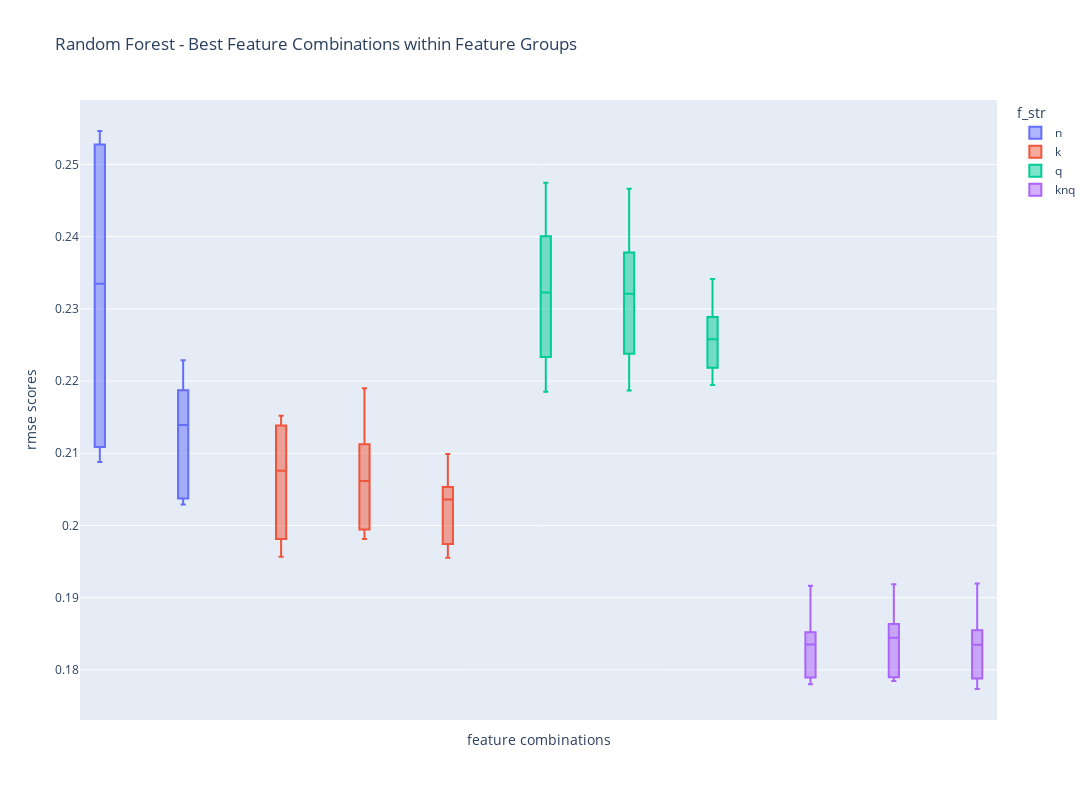

Notebook source saved alongside this figure:
### Code cell
fig = px.box(df_metrics[(df_metrics['features'].isin(x)) & (df_metrics['model'] == 'rf')], x='features',
             y='rmse_scores', title='RMSE Boxplot of Best Feature Combinations', color='f_str')
fig.update_layout(height=800, width=1100,
                  title_text="Random Forest - Best Feature Combinations within Feature Groups",
                  xaxis_title="feature combinations", yaxis_title="rmse scores")
fig.update_xaxes(showticklabels=False)
fig.show()

### Figure 1 — Plotly figure (JSON) as saved in the notebook; plotly's stock layout.template omitted (floating-point values rounded to 4 significant figures)
{"data": [{"alignmentgroup": "True", "hovertemplate": "f_str=n<br>features=%{x}<br>rmse_scores=%{y}<extra></extra>", "legendgroup": "n", "marker": {"color": "#636efa"}, "name": "n", "notched": false, "offsetgroup": "n", "orientation": "v", "showlegend": true, "type": "box", "x": ["f_0_neuralness,f_8_max_semantic_score", "f_0_neuralness,f_8_max_semantic_score", "f_0_neuralness,f_8_max_semantic_score", "f_0_neuralness,f_8_max_semantic_score", "f_0_neuralness,f_8_max_semantic_score", "f_0_neuralness,f_8_max_semantic_score,f_9_avg_semantic_score", "f_0_neuralness,f_8_max_semantic_score,f_9_avg_semantic_score", "f_0_neuralness,f_8_max_semantic_score,f_9_avg_semantic_score", "f_0_neuralness,f_8_max_semantic_score,f_9_avg_semantic_score", "f_0_neuralness,f_8_max_semantic_score,f_9_avg_semantic_score", "f_0_neuralness,f_8_max_semantic_score", "f_0_neuralness,f_8_max_semantic_score", "f_0_neuralness,f_8_max_semantic_score", "f_0_neuralness,f_8_max_semantic_score", "f_0_neuralness,f_8_max_semantic_score", "f_0_neuralness,f_8_max_semantic_score,f_9_avg_semantic_score", "f_0_neuralness,f_8_max_semantic_score,f_9_avg_semantic_score", "f_0_neuralness,f_8_max_semantic_score,f_9_avg_semantic_score", "f_0_neuralness,f_8_max_semantic_score,f_9_avg_semantic_score", "f_0_neuralness,f_8_max_semantic_score,f_9_avg_semantic_score"], "x0": " ", "xaxis": "x", "y": [0.2492, 0.2528, 0.2546, 0.2538, 0.2525, 0.2229, 0.2187, 0.2217, 0.2154, 0.2178, 0.2177, 0.2088, 0.2109, 0.2121, 0.2094, 0.2125, 0.2032, 0.2078, 0.2037, 0.2029], "y0": " ", "yaxis": "y"}, {"alignmentgroup": "True", "hovertemplate": "f_str=k<br>features=%{x}<br>rmse_scores=%{y}<extra></extra>", "legendgroup": "k", "marker": {"color": "#EF553B"}, "name": "k", "notched": false, "offsetgroup": "k", "orientation": "v", "showlegend": true, "type": "box", "x": ["f_0_neuralness,f_5_num_results,f_6_max_title_score", "f_0_neuralness,f_5_num_results,f_6_max_title_score", "f_0_neuralness,f_5_num_results,f_6_max_title_score", "f_0_neuralness,f_5_num_results,f_6_max_title_score", "f_0_neuralness,f_5_num_results,f_6_max_title_score", "f_0_neuralness,f_5_num_results,f_7_sum_title_scores", "f_0_neuralness,f_5_num_results,f_7_sum_title_scores", "f_0_neuralness,f_5_num_results,f_7_sum_title_scores", "f_0_neuralness,f_5_num_results,f_7_sum_title_scores", "f_0_neuralness,f_5_num_results,f_7_sum_title_scores", "f_0_neuralness,f_5_num_results,f_6_max_title_score,f_7_sum_title_scores", "f_0_neuralness,f_5_num_results,f_6_max_title_score,f_7_sum_title_scores", "f_0_neuralness,f_5_num_results,f_6_max_title_score,f_7_sum_title_scores", "f_0_neuralness,f_5_num_results,f_6_max_title_score,f_7_sum_title_scores", "f_0_neuralness,f_5_num_results,f_6_max_title_score,f_7_sum_title_scores", "f_0_neuralness,f_5_num_results,f_6_max_title_score", "f_0_neuralness,f_5_num_results,f_6_max_title_score", "f_0_neuralness,f_5_num_results,f_6_max_title_score", "f_0_neuralness,f_5_num_results,f_6_max_title_score", "f_0_neuralness,f_5_num_results,f_6_max_title_score", "f_0_neuralness,f_5_num_results,f_7_sum_title_scores", "f_0_neuralness,f_5_num_results,f_7_sum_title_scores", "f_0_neuralness,f_5_num_results,f_7_sum_title_scores", "f_0_neuralness,f_5_num_results,f_7_sum_title_scores", "f_0_neuralness,f_5_num_results,f_7_sum_title_scores", "f_0_neuralness,f_5_num_results,f_6_max_title_score,f_7_sum_title_scores", "f_0_neuralness,f_5_num_results,f_6_max_title_score,f_7_sum_title_scores", "f_0_neuralness,f_5_num_results,f_6_max_title_score,f_7_sum_title_scores", "f_0_neuralness,f_5_num_results,f_6_max_title_score,f_7_sum_title_scores", "f_0_neuralness,f_5_num_results,f_6_max_title_score,f_7_sum_title_scores"], "x0": " ", "xaxis": "x", "y": [0.2148, 0.2138, 0.2111, 0.2118, 0.2152, 0.219, 0.2112, 0.2131, 0.2051, 0.2088, 0.2099, 0.2091, 0.2039, 0.2053, 0.2041, 0.2041, 0.1992, 0.1957, 0.1974, 0.1981, 0.2072, 0.2004, 0.1989, 0.1981, 0.1994, 0.2033, 0.1983, 0.1955, 0.1974, 0.1965], "y0": " ", "yaxis": "y"}, {"alignmentgroup": "True", "hovertemplate": "f_str=q<br>features=%{x}<br>rmse_scores=%{y}<extra></extra>", "legendgroup": "q", "marker": {"color": "#00cc96"}, "name": "q", "notched": false, "offsetgroup": "q", "orientation": "v", "showlegend": true, "type": "box", "x": ["f_0_neuralness,f_1_num_of_terms,f_2_query_length,f_3_has_numbers", "f_0_neuralness,f_1_num_of_terms,f_2_query_length,f_3_has_numbers", "f_0_neuralness,f_1_num_of_terms,f_2_query_length,f_3_has_numbers", "f_0_neuralness,f_1_num_of_terms,f_2_query_length,f_3_has_numbers", "f_0_neuralness,f_1_num_of_terms,f_2_query_length,f_3_has_numbers", "f_0_neuralness,f_1_num_of_terms,f_2_query_length,f_4_has_special_char", "f_0_neuralness,f_1_num_of_terms,f_2_query_length,f_4_has_special_char", "f_0_neuralness,f_1_num_of_terms,f_2_query_length,f_4_has_special_char", "f_0_neuralness,f_1_num_of_terms,f_2_query_length,f_4_has_special_char", "f_0_neuralness,f_1_num_of_terms,f_2_query_length,f_4_has_special_char", "f_0_neuralness,f_1_num_of_terms,f_3_has_numbers,f_4_has_special_char", "f_0_neuralness,f_1_num_of_terms,f_3_has_numbers,f_4_has_special_char", "f_0_neuralness,f_1_num_of_terms,f_3_has_numbers,f_4_has_special_char", "f_0_neuralness,f_1_num_of_terms,f_3_has_numbers,f_4_has_special_char", "f_0_neuralness,f_1_num_of_terms,f_3_has_numbers,f_4_has_special_char", "f_0_neuralness,f_1_num_of_terms,f_2_query_length,f_3_has_numbers", "f_0_neuralness,f_1_num_of_terms,f_2_query_length,f_3_has_numbers", "f_0_neuralness,f_1_num_of_terms,f_2_query_length,f_3_has_numbers", "f_0_neuralness,f_1_num_of_terms,f_2_query_length,f_3_has_numbers", "f_0_neuralness,f_1_num_of_terms,f_2_query_length,f_3_has_numbers", "f_0_neuralness,f_1_num_of_terms,f_2_query_length,f_4_has_special_char", "f_0_neuralness,f_1_num_of_terms,f_2_query_length,f_4_has_special_char", "f_0_neuralness,f_1_num_of_terms,f_2_query_length,f_4_has_special_char", "f_0_neuralness,f_1_num_of_terms,f_2_query_length,f_4_has_special_char", "f_0_neuralness,f_1_num_of_terms,f_2_query_length,f_4_has_special_char", "f_0_neuralness,f_1_num_of_terms,f_3_has_numbers,f_4_has_special_char", "f_0_neuralness,f_1_num_of_terms,f_3_has_numbers,f_4_has_special_char", "f_0_neuralness,f_1_num_of_terms,f_3_has_numbers,f_4_has_special_char", "f_0_neuralness,f_1_num_of_terms,f_3_has_numbers,f_4_has_special_char", "f_0_neuralness,f_1_num_of_terms,f_3_has_numbers,f_4_has_special_char"], "x0": " ", "xaxis": "x", "y": [0.2475, 0.2437, 0.2351, 0.2401, 0.239, 0.2466, 0.2377, 0.2347, 0.239, 0.2378, 0.2341, 0.2295, 0.2218, 0.2264, 0.2276, 0.2294, 0.2248, 0.2185, 0.2233, 0.2195, 0.2295, 0.225, 0.2187, 0.2238, 0.2197, 0.2289, 0.2252, 0.2195, 0.223, 0.22], "y0": " ", "yaxis": "y"}, {"alignmentgroup": "True", "hovertemplate": "f_str=knq<br>features=%{x}<br>rmse_scores=%{y}<extra></extra>", "legendgroup": "knq", "marker": {"color": "#ab63fa"}, "name": "knq", "notched": false, "offsetgroup": "knq", "orientation": "v", "showlegend": true, "type": "box", "x": ["f_0_neuralness,f_1_num_of_terms,f_2_query_length,f_4_has_special_char,f_5_num_results,f_6_max_title_score,f_8_max_semantic_score,f_9_avg_semantic_score", "f_0_neuralness,f_1_num_of_terms,f_2_query_length,f_4_has_special_char,f_5_num_results,f_6_max_title_score,f_8_max_semantic_score,f_9_avg_semantic_score", "f_0_neuralness,f_1_num_of_terms,f_2_query_length,f_4_has_special_char,f_5_num_results,f_6_max_title_score,f_8_max_semantic_score,f_9_avg_semantic_score", "f_0_neuralness,f_1_num_of_terms,f_2_query_length,f_4_has_special_char,f_5_num_results,f_6_max_title_score,f_8_max_semantic_score,f_9_avg_semantic_score", "f_0_neuralness,f_1_num_of_terms,f_2_query_length,f_4_has_special_char,f_5_num_results,f_6_max_title_score,f_8_max_semantic_score,f_9_avg_semantic_score", "f_0_neuralness,f_1_num_of_terms,f_4_has_special_char,f_5_num_results,f_6_max_title_score,f_7_sum_title_scores,f_8_max_semantic_score,f_9_avg_semantic_score", "f_0_neuralness,f_1_num_of_terms,f_4_has_special_char,f_5_num_results,f_6_max_title_score,f_7_sum_title_scores,f_8_max_semantic_score,f_9_avg_semantic_score", "f_0_neuralness,f_1_num_of_terms,f_4_has_special_char,f_5_num_results,f_6_max_title_score,f_7_sum_title_scores,f_8_max_semantic_score,f_9_avg_semantic_score", "f_0_neuralness,f_1_num_of_terms,f_4_has_special_char,f_5_num_results,f_6_max_title_score,f_7_sum_title_scores,f_8_max_semantic_score,f_9_avg_semantic_score", "f_0_neuralness,f_1_num_of_terms,f_4_has_special_char,f_5_num_results,f_6_max_title_score,f_7_sum_title_scores,f_8_max_semantic_score,f_9_avg_semantic_score", "f_0_neuralness,f_2_query_length,f_4_has_special_char,f_5_num_results,f_6_max_title_score,f_7_sum_title_scores,f_8_max_semantic_score,f_9_avg_semantic_score", "f_0_neuralness,f_2_query_length,f_4_has_special_char,f_5_num_results,f_6_max_title_score,f_7_sum_title_scores,f_8_max_semantic_score,f_9_avg_semantic_score", "f_0_neuralness,f_2_query_length,f_4_has_special_char,f_5_num_results,f_6_max_title_score,f_7_sum_title_scores,f_8_max_semantic_score,f_9_avg_semantic_score", "f_0_neuralness,f_2_query_length,f_4_has_special_char,f_5_num_results,f_6_max_title_score,f_7_sum_title_scores,f_8_max_semantic_score,f_9_avg_semantic_score", "f_0_neuralness,f_2_query_length,f_4_has_special_char,f_5_num_results,f_6_max_title_score,f_7_sum_title_scores,f_8_max_semantic_score,f_9_avg_semantic_score", "f_0_neuralness,f_1_num_of_terms,f_2_query_length,f_4_has_special_char,f_5_num_results,f_6_max_title_score,f_8_max_semantic_score,f_9_avg_semantic_score", "f_0_neuralness,f_1_num_of_terms,f_2_query_length,f_4_has_special_char,f_5_num_results,f_6_max_title_score,f_8_max_semantic_score,f_9_avg_semantic_score", "f_0_neuralness,f_1_num_of_terms,f_2_query_length,f_4_has_special_char,f_5_num_results,f_6_max_title_score,f_8_max_semantic_score,f_9_avg_semantic_score", "f_0_neuralness,f_1_num_of_terms,f_2_query_length,f_4_has_special_char,f_5_num_results,f_6_max_title_score,f_8_max_semantic_score,f_9_avg_semantic_score", "f_0_neuralness,f_1_num_of_terms,f_2_query_length,f_4_has_special_char,f_5_num_results,f_6_max_title_score,f_8_max_semantic_score,f_9_avg_semantic_score", "f_0_neuralness,f_1_num_of_terms,f_4_has_special_char,f_5_num_results,f_6_max_title_score,f_7_sum_title_scores,f_8_max_semantic_score,f_9_avg_semantic_score", "f_0_neuralness,f_1_num_of_terms,f_4_has_special_char,f_5_num_results,f_6_max_title_score,f_7_sum_title_scores,f_8_max_semantic_score,f_9_avg_semantic_score", "f_0_neuralness,f_1_num_of_terms,f_4_has_special_char,f_5_num_results,f_6_max_title_score,f_7_sum_title_scores,f_8_max_semantic_score,f_9_avg_semantic_score", "f_0_neuralness,f_1_num_of_terms,f_4_has_special_char,f_5_num_results,f_6_max_title_score,f_7_sum_title_scores,f_8_max_semantic_score,f_9_avg_semantic_score", "f_0_neuralness,f_1_num_of_terms,f_4_has_special_char,f_5_num_results,f_6_max_title_score,f_7_sum_title_scores,f_8_max_semantic_score,f_9_avg_semantic_score", "f_0_neuralness,f_2_query_length,f_4_has_special_char,f_5_num_results,f_6_max_title_score,f_7_sum_title_scores,f_8_max_semantic_score,f_9_avg_semantic_score", "f_0_neuralness,f_2_query_length,f_4_has_special_char,f_5_num_results,f_6_max_title_score,f_7_sum_title_scores,f_8_max_semantic_score,f_9_avg_semantic_score", "f_0_neuralness,f_2_query_length,f_4_has_special_char,f_5_num_results,f_6_max_title_score,f_7_sum_title_scores,f_8_max_semantic_score,f_9_avg_semantic_score", "f_0_neuralness,f_2_query_length,f_4_has_special_char,f_5_num_results,f_6_max_title_score,f_7_sum_title_scores,f_8_max_semantic_score,f_9_avg_semantic_score", "f_0_neuralness,f_2_query_length,f_4_has_special_char,f_5_num_results,f_6_max_title_score,f_7_sum_title_scores,f_8_max_semantic_score,f_9_avg_semantic_score"], "x0": " ", "xaxis": "x", "y": [0.1917, 0.1839, 0.1831, 0.1848, 0.1852, 0.1919, 0.1853, 0.1858, 0.1867, 0.1835, 0.192, 0.183, 0.184, 0.1843, 0.1855, 0.1859, 0.178, 0.1789, 0.1786, 0.1797, 0.1863, 0.1784, 0.1788, 0.1791, 0.179, 0.1869, 0.1773, 0.1788, 0.1779, 0.1803], "y0": " ", "yaxis": "y"}], "layout": {"boxmode": "group", "height": 800, "legend": {"title": {"text": "f_str"}, "tracegroupgap": 0}, "title": {"text": "Random Forest - Best Feature Combinations within Feature Groups"}, "width": 1100, "xaxis": {"anchor": "y", "autorange": true, "domain": [0, 1], "range": [-0.5, 10.5], "showticklabels": false, "title": {"text": "feature combinations"}, "type": "category"}, "yaxis": {"anchor": "x", "autorange": true, "domain": [0, 1], "range": [0.1731, 0.2589], "title": {"text": "rmse scores"}, "type": "linear"}}}
